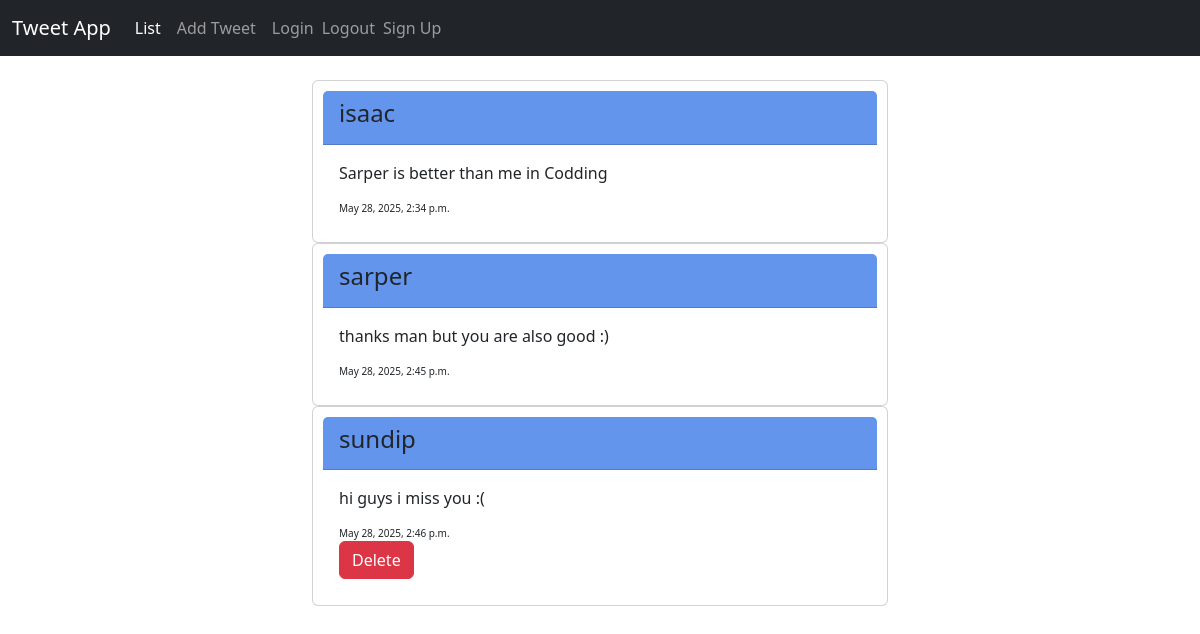
The app's page / (signed in), older data.
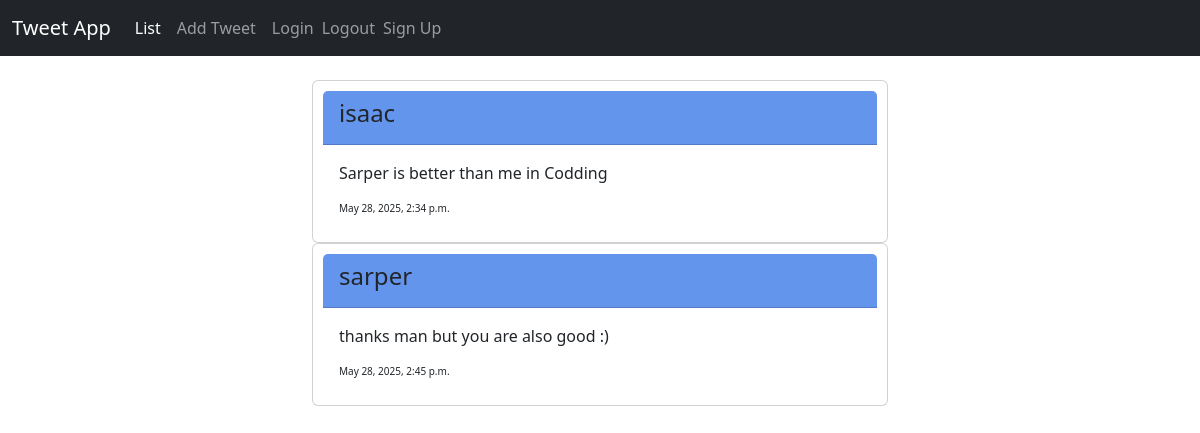
The same page, newer data.
### tweetapp/models.py (models this page shows, shortened)
class Tweet(models.Model):
    username=models.ForeignKey(User,on_delete=models.CASCADE,null=True)
    message=models.CharField(max_length=50)
    created_at = models.DateTimeField(auto_now_add=True)

### tweetapp/views.py (the view)
# urls.py: path("",views.list_tweet,name="list_tweet"), #sarperuzun.com/tweetapp/
def list_tweet(request):
    all_tweets= models.Tweet.objects.all()
    tweet_dict = {"Tweets": all_tweets}
    return render(request,"tweetapp/list_tweet.html",context=tweet_dict)

### tweetapp/templates/tweetapp/list_tweet.html
{% extends "base.html" %} {% block content%}
<div class="container" style="width: 50%">
  {% for tweet in Tweets %}
  <div class="card" style="padding: 10px">
    <div class="card-header" style="background-color: cornflowerblue">
      <h4>{{tweet.username}}</h4>
    </div>
    <div class="card-body">
      <p class="card-text">{{tweet.message}}</p>
      <div class="time" style="font-size: 10px">{{tweet.created_at}}</div>
      {% if tweet.username == user %}
      <a
        href="{% url 'tweetapp:tweet_delete' id=tweet.id %}"
        class="btn btn-danger"
        >Delete</a
      >
      {% endif %}
    </div>
  </div>
  {% endfor %}
</div>
{% endblock %}

Row changes from the older to the newer data that the page shows:
removed Tweet: username "sundip", message "hi guys i miss you :(", created_at "May 28, 2025, 2:46 p.m.", shows "Delete"
